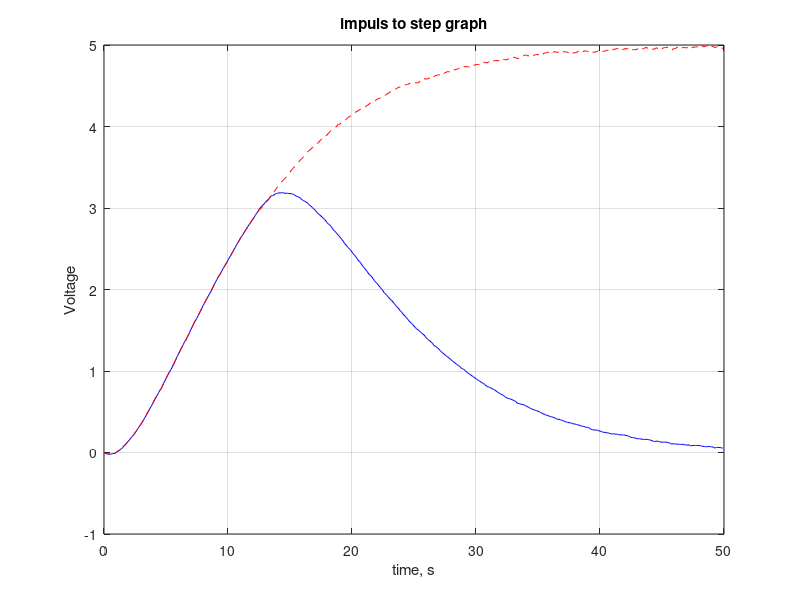

Reproduce this figure in MATLAB.
fid = fopen('time.txt', 'r');
time = fscanf(fid, '%f', [1, inf]);
fclose(fid);

fid = fopen('h_star_imp.txt', 'r');
h_star = fscanf(fid, '%f', [1, inf]);
fclose(fid);

fid = fopen('input.txt', 'r');
input = fscanf(fid, '%f', [1, inf]);
fclose(fid);


plot(time, h_star, 'b'), hold on, grid on;

step_respons = [];
flag = 0;
input_old = input(1);
imp_takt = 0;
for i = 1: length(time)
    if flag == 0
        if input_old ~= input(i+1)
            flag = 1;
            imp_takt = i;
        end
        step_respons(i) = h_star(i);
    else
        step_respons(i) = h_star(i) + step_respons(i-imp_takt);
    end
end

plot(time, step_respons, 'r--'), hold on, grid on;
xlabel("time, s");
ylabel("Voltage");
title("impuls to step graph");
